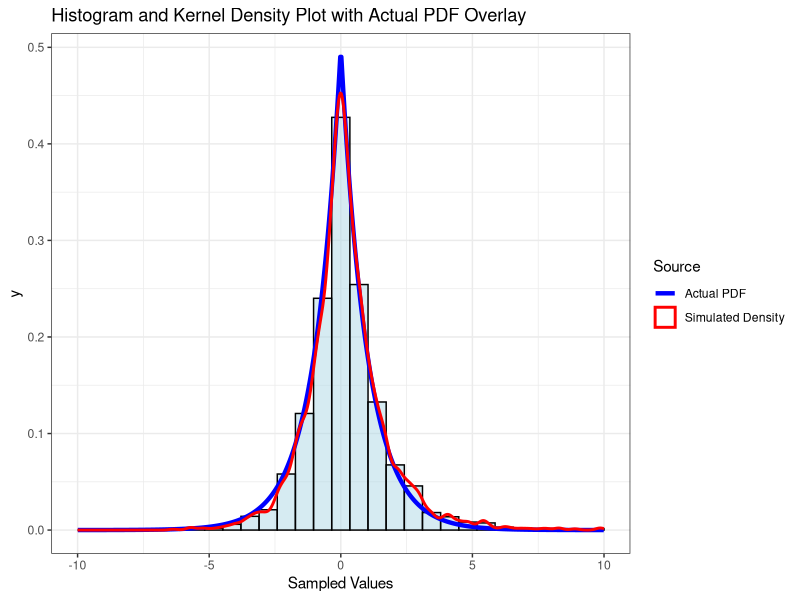
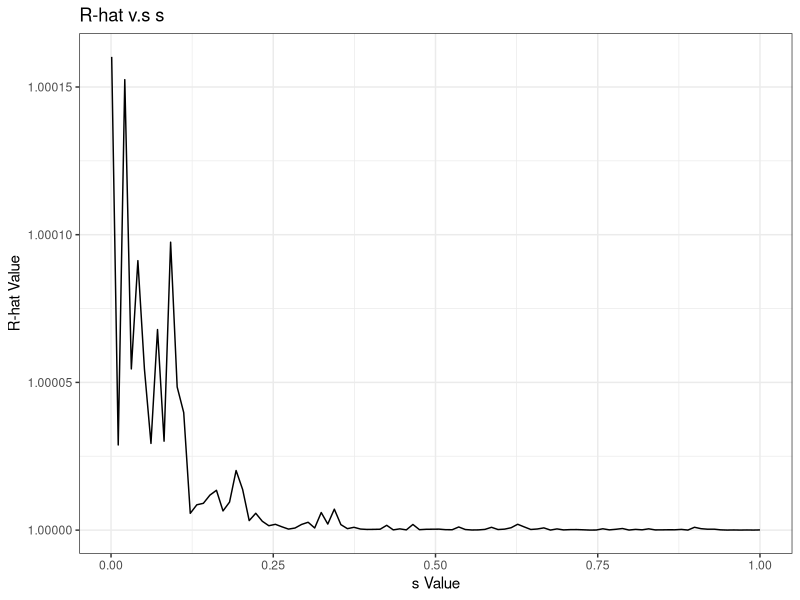

Write R code to recreate these figures, in order.
# Load relevant libraries
library(ggplot2)

# Given probability desnity function f(x)
my_pdf <- function(x) {
   0.5 * exp(-abs(x))
}

# Function to run Random Walk Metropolis (RWM) algorithm
rwm_algorithm <- function(N, x0, s) {

  results <- data.frame(Iteration = 1:N, xi_Values = NA)
  results$xi_Values[1] <- x0
  
  for(i in 2:N) {
    random_num <- rnorm(1, mean = results$xi_Values[i-1], sd = s)
    ratio <- my_pdf(random_num) / my_pdf(results$xi_Values[i-1])
    u <- runif(1)
    
    if (u < ratio) {
      results$xi_Values[i] <- random_num
    } else {
      results$xi_Values[i] <- results$xi_Values[i-1]
    }
  }
  return(results)
}


 ## PART A


# Set initial parameters
x0 <- 10
s <- 1
N <- 10000

# Store output into variable 'results' with 2 columns: 'Iteration' and 'xi_Values'
results <- rwm_algorithm(N, x0, s)


## PLOTTING

# Generate actual x and y values using the pdf f(x)
x_values_actual <- seq(-20, 20, length.out = 1000)
y_values_actual <- my_pdf(x_values_actual)

# Create a data frame for simulated values
simulated_df <- data.frame(
  x = results$xi_Values,
  y = NA,
  Source = rep('Simulated', N)
)

# Create a data frame for original PDF values
original_df <- data.frame(
  x = x_values_actual,
  y = y_values_actual,
  Source = rep('Actual PDF', length(x_values_actual))
)

# Combine both data frames into a single 'df' consisting of columns 'x', 'y' and 'Source'

# 'x' column contains 10000 rows of values generated from RWM algorithm followed by 1000 rows of sequential
# 'y' column contains 10000 rows of 'NA' followed by 1000 rows of values computed using pdf f(x)
# 'Source' column indicates where the values come from

df <- rbind(simulated_df, original_df)

# Using the combined data frame 'df', plot histogram, kernel density to visualise estimates of f(x)
# Along with the actual PDF graph of f(x) = (1/2)exp(-|x|) to visualise the quality of the estimate

ggplot(df, aes(x = x, y = y, color = Source)) +
  geom_histogram(data = df[df$Source == 'Simulated', ], aes(y = ..density..),
                 bins = 30, fill = 'lightblue', color = 'black', alpha = 0.5) +
  geom_line(data = df[df$Source == 'Actual PDF', ], aes(y = y, color = 'Actual PDF'), size = 1.5) +
  geom_density(data = df[df$Source == 'Simulated', ], aes(y = ..density.., color = 'Simulated'), size = 1, na.rm = TRUE) +
  labs(title = 'Histogram and Kernel Density Plot with Actual PDF Overlay', x = 'Sampled Values') +
  scale_x_continuous(limits = c(-10,10)) +
  scale_color_manual(values = c('Simulated' = 'red', 'Actual PDF' = 'blue'),
                     labels = c('Simulated' = 'Simulated Density', 'Actual PDF' = 'Actual PDF')) +
  theme_bw()

# Extract simulated values from the 'results' vector
simulated_values <- results

# Calculate Monte Carlo estimate of the mean
monte_carlo_mean <- mean(simulated_values$xi_Values)

# Calculate Monte Carlo estimate of the standard deviation
monte_carlo_sd <- sd(simulated_values$xi_Values)

# Print or use the calculated values as needed
print(paste("Monte Carlo Estimate of Mean:", monte_carlo_mean))
print(paste("Monte Carlo Estimate of Standard Deviation:", monte_carlo_sd))


## PART B
  
# Set parameters
N <- 2000
s <- 0.001
J <- 4  # Number of chains
s_values <- seq(0.001, 1, length.out = 100)
  
# Compute R hat given specified parameters

calc_r_hat <- function(N, s, J) {
  
  # Generate J sequences with different random initial values
  chain_results <- lapply(1:J, function(j) {
    x0 <- runif(J, -10, 10)  # Generate a random initial value between -10 and 10 for each chain
    results <- rwm_algorithm(N, x0, s)
  })
  
  # Function to compute sample mean (Mj) for a given chain j
  compute_Mj <- function(chain) {
    mean_chain <- mean(chain$xi_Values)
    return(mean_chain)
  }
  
  # Calculate Mj for each chain
  Mj <- sapply(chain_results, compute_Mj)
  

  
  # Calculate Vj for each chain using the correct sample mean
  Vj <- sapply(chain_results, function(chain) var(chain))
  
  # Calculate overall within-sample variance (W)
  W <- mean(Vj)
  
  # Calculate overall sample mean (M)
  M <- mean(Mj)
  
  # Calculate between-sample variance (B)
  B <- mean((Mj - M)^2)
  
  # Calculate R-hat value
  R_hat <- sqrt((B + W) / W)
  
  
  return(R_hat)
}

# Retrieve final R-hat value

result <- calc_r_hat(N = 2000, s = 0.001, J = 4)
print(result)

# Retrieve values of R-hat for each s value
results <- sapply(s_values, function(s_value) {
  calc_r_hat(N, s_value, J)
})

# Plot calculated values

ggplot(data.frame(s = s_values, R_hat = results), aes(x = s, y = R_hat)) +
  geom_line() +
  labs(title = "R-hat v.s s",
       x = "s Value",
       y = "R-hat Value") +
  theme_bw()
 

